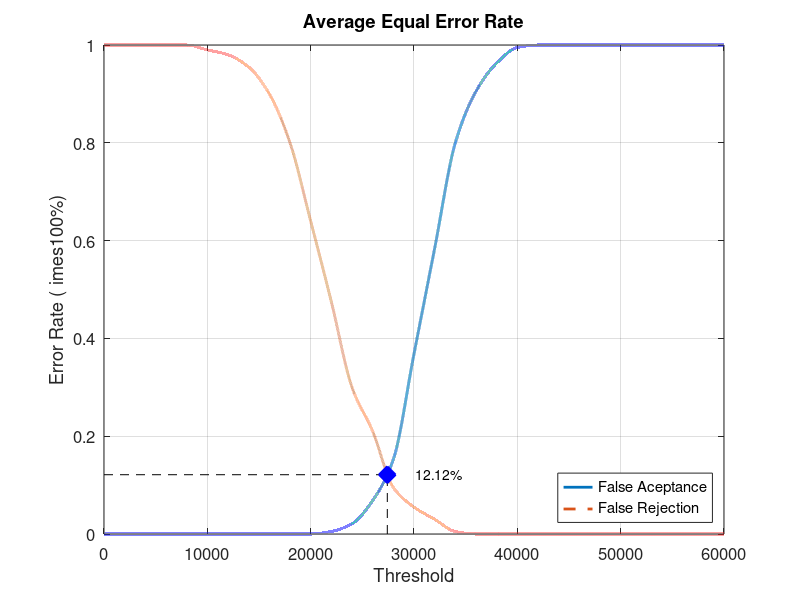
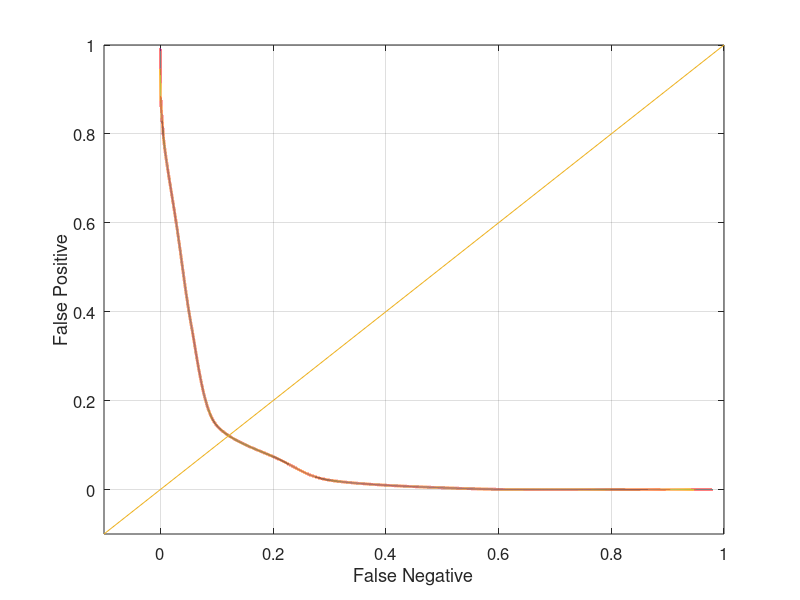

Source code (MATLAB) for these figures, in order:
close all;
clear;
clc;
x = 0:2000:60000;
xq = 0:0.5:60000;

y0 = [0 0 0 0 0 0 0 0 0 0 0 0.00526316 0.0210526 0.0684211 0.152632 0.368421 0.584211 0.8 0.905263 0.963158 0.994737 1 1 1 1 1 1 1 1 1 1]
yy0 = interp1(x, y0, xq, 'pchip');
y1 = [1 1 1 1 1 0.99 0.98 0.955 0.9 0.8 0.64 0.475 0.3 0.21 0.095 0.055 0.03 0.005 0 0 0 0 0 0 0 0 0 0 0 0 0]
yy1 = interp1(x, y1, xq, 'pchip');

% Calculating EER: 
y2 = abs(y0 - y1);
find(y2 == min(y2))
yy2 = abs(yy0 - yy1);
xEER = find(yy2 == min(yy2));
xEERIndex = xq(xEER) % X-axis EER
yEER = yy0(xEER) % Y-axis EER

main = figure
plot(xq, yy0,'-','LineWidth', 2);	hold on
plot(xq, yy1,'--','LineWidth', 2);	hold on
plot([xEERIndex xEERIndex], [0 yEER], 'k--');	hold on
plot([0 xEERIndex], [yEER yEER], 'k--');	hold on
plot(xEERIndex, yEER, 'bx', 'LineWidth', 10);	hold on
text(xEERIndex + 10 * xEERIndex / 100, yEER, [num2str(round((10000 * yEER)) / 100) '%'])
legend('False Aceptance', 'False Rejection', 'Location', 'SouthEast')
xlabel('Threshold')
ylabel('Error Rate (	imes100%)')
title('Average Equal Error Rate')
set(gca, 'FontSize', 12)
axis([0 60000 0 1])
grid on

print(main, 'Database4_4Main', '-dpng');
FNRxFPR = figure('Color', [1 1 1]);
plot(yy1, yy0, '-', yy1, yy0, 'LineWidth', 2);
hold on
y = -0.1:0.1:1
plot(y, y); 
set(gca, 'FontSize', 12)
xlabel('False Negative')
ylabel('False Positive')
axis([-0.1 1 -0.1 1])
set(gca, 'FontSize', 12)
grid on

print(FNRxFPR, 'Database4_4FNRxFPR','-dpng');
